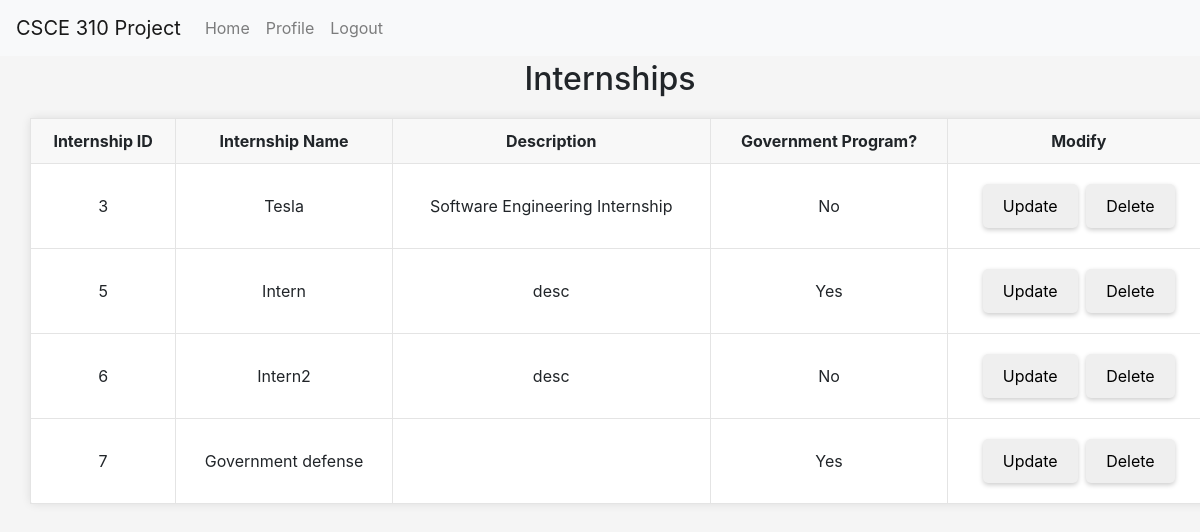
The app's page /internship/view_all_internships (signed in) with its own data.
### tables this page shows
CREATE TABLE Internship (
                    Intern_ID INTEGER PRIMARY KEY AUTOINCREMENT,
                    Name VARCHAR,
                    Description VARCHAR,
                    Is_Gov BINARY
                    );

### routes/intern.py (the view)
@intern_bp.route('/view_all_internships', methods=['GET'])
@login_required
def view_all_internships():
    conn = get_db_connection()
    intern = conn.execute('SELECT * FROM Internship').fetchall()
    conn.close()
    return render_template('admin/view_all_internships.html', interns=intern)

### app.py (called while the page is built)
@login_manager.user_loader
def load_user(UIN):
    return User(UIN)

### db.py (called while the page is built)
def get_db_connection():
    conn = sqlite3.connect('database.db')
    conn.row_factory = sqlite3.Row
    return conn

### util/Users.py (called while the page is built)
def get_user(conn, UIN):
    query_result = conn.execute("SELECT * FROM View_CollegeStudentDetails WHERE UIN = ?", (UIN,)).fetchone()
    user_info = {}
    if not query_result:
        return user_info
    for column_name in query_result.keys():
        user_info[column_name] = query_result[column_name]
    return user_info

### templates/admin/view_all_internships.html (shortened to what this page needs)
<!DOCTYPE html>
<html lang="en">
<head>
  <link rel="stylesheet" href="https://stackpath.bootstrapcdn.com/bootstrap/4.3.1/css/bootstrap.min.css">
  <link rel="stylesheet" href="../../static/general.css">
  <link rel="stylesheet" href="../../static/admin_home.css">
</head>
<body>
    <nav class="navbar navbar-expand-lg navbar-light bg-light fixed-top">
      <a class="navbar-brand" href="#">CSCE 310 Project</a>
      <div class="collapse navbar-collapse" id="navbarNav">
          <ul class="navbar-nav">
              <li class="nav-item">
                  <a class="nav-link" href="/">Home</a>
              </li>
              <li class="nav-item">
                  <a class="nav-link" href="/profile">Profile</a>
              </li>
              <li class="nav-item">
                  <a class="nav-link" href="/logout">Logout</a>
              </li>
          </ul>
      </div>
  </nav>
  <h2>Internships</h2>
  <table>
    <tr>
      <th>Internship ID</th>
      <th>Internship Name</th>
      <th>Description</th>
      <th>Government Program?</th>
      <th>Modify</th>
    </tr>
    {% for intern in interns %}
        <tr>
          <td>{{ intern.Intern_ID }}</td>
          <td>{{ intern.Name }}</td>
          <td>{{ intern.Description }}</td>
          <td>{{ intern.is_gov }}</td>
          <td>
            <a href="{{ url_for('intern_bp.update_intern_basic', Intern_ID=intern.Intern_ID) }}">
              <button>Update</button>
            </a>
            <button onclick="deleteIntern({{intern.Intern_ID}})">Delete</button>
          </td>
        </tr>
        {% endfor %}
  </table>
</body>
</html>

### static/general.css (style rules this page uses)
body { padding-top: 60px; padding-left: 20px; }
table { border-collapse: collapse; margin: 10px; }
table, th, td { border: 1px solid #e4e4e4; }
th, td { padding: 10px; text-align: left; }
th { background-color: #f8f8f8; vertical-align: text-top; }
button { cursor: pointer; border: 2px solid #808080; }

### static/admin_home.css (style rules this page uses)
body { background-color: #f5f5f5; padding-top: 60px; }
h1, h2 { text-align: center; margin-bottom: 20px; }
table { box-shadow: 0 0 10px rgba(0,0,0,0.1); background: #fff; border-radius: 5px; width: 100%; margin-bottom: 20px; }
table th, table td { text-align: center; vertical-align: middle; }
button, .btn-custom { border: none; padding: 10px 20px; margin: 10px 2px; border-radius: 5px; box-shadow: 0 2px 5px rgba(0,0,0,0.2); }

### records on screen
Internship: Intern_ID "3", Name "Tesla", Description "Software Engineering Internship", is_gov "No"
Internship: Intern_ID "5", Name "Intern", Description "desc", is_gov "Yes"
Internship: Intern_ID "6", Name "Intern2", Description "desc", is_gov "No"
Internship: Intern_ID "7", Name "Government defense", is_gov "Yes"
